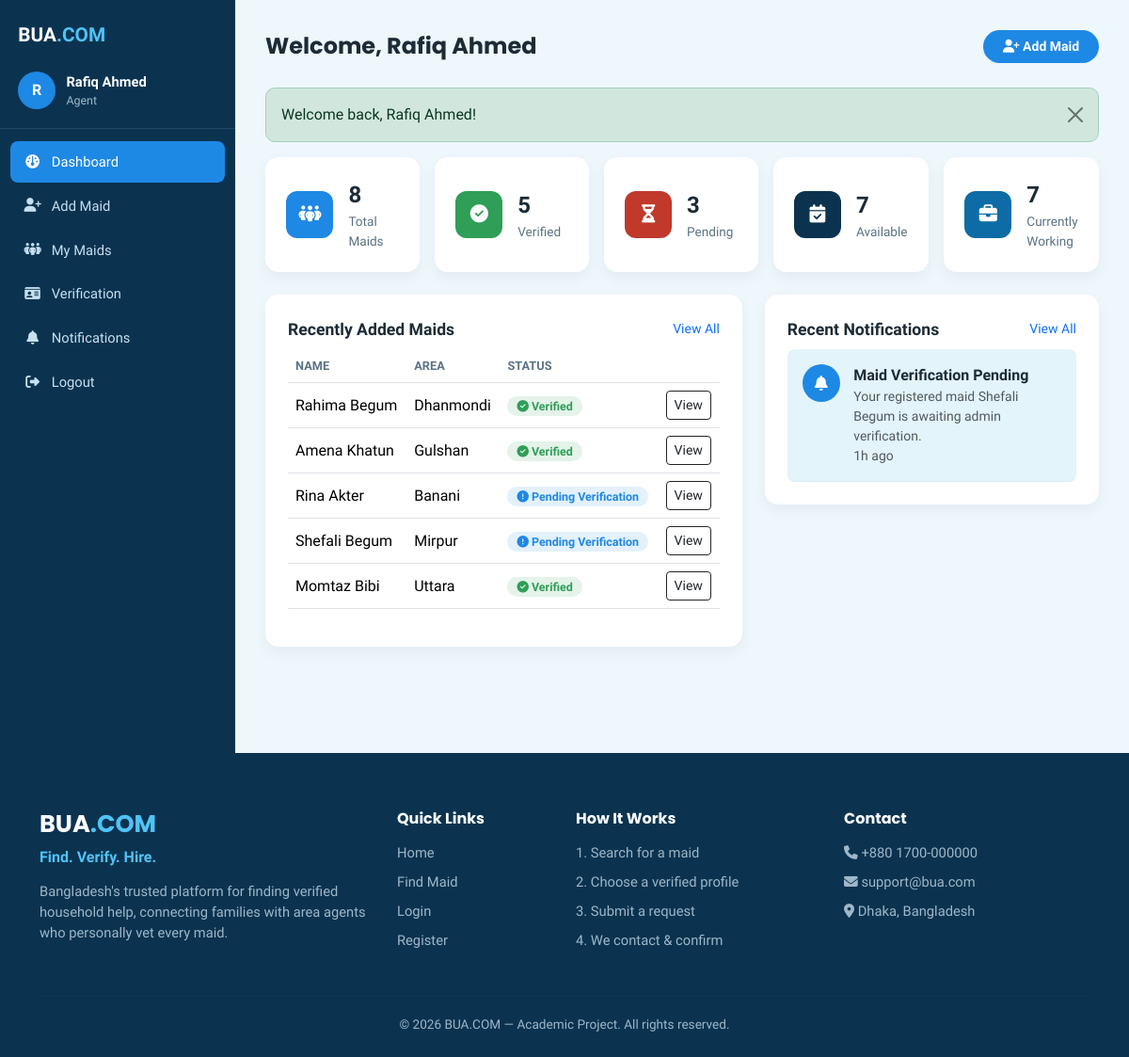
/agent/dashboard.php (signed in), run on the app's committed database.
### tables this page shows
CREATE TABLE maids (
    id INT AUTO_INCREMENT PRIMARY KEY,
    agent_id INT NOT NULL,
    name VARCHAR(100) NOT NULL,
    phone VARCHAR(20) NOT NULL,
    photo VARCHAR(255) DEFAULT NULL,
    area_id INT NOT NULL,
    permanent_district VARCHAR(100) DEFAULT NULL,
    experience_years INT NOT NULL DEFAULT 0,
    expected_salary DECIMAL(10,2) NOT NULL DEFAULT 0,
    working_type ENUM('full_time','part_time','live_in','hourly') NOT NULL DEFAULT 'full_time',
    preferred_time VARCHAR(100) DEFAULT NULL,
    current_households INT NOT NULL DEFAULT 0,
    availability ENUM('available','busy','unavailable') NOT NULL DEFAULT 'available',
    status ENUM('active','inactive') NOT NULL DEFAULT 'active',
    created_at TIMESTAMP DEFAULT CURRENT_TIMESTAMP,
    updated_at TIMESTAMP DEFAULT CURRENT_TIMESTAMP ON UPDATE CURRENT_TIMESTAMP,
    FOREIGN KEY (agent_id) REFERENCES users(id) ON DELETE CASCADE,
    FOREIGN KEY (area_id) REFERENCES areas(id) ON DELETE RESTRICT,
    INDEX idx_availability (availability),
    INDEX idx_area (area_id),
    INDEX idx_salary (expected_salary),
    INDEX idx_experience (experience_years)
);

CREATE TABLE areas (
    id INT AUTO_INCREMENT PRIMARY KEY,
    area_name VARCHAR(100) NOT NULL UNIQUE,
    status ENUM('active','inactive') NOT NULL DEFAULT 'active',
    created_at TIMESTAMP DEFAULT CURRENT_TIMESTAMP
);

CREATE TABLE notifications (
    id INT AUTO_INCREMENT PRIMARY KEY,
    user_id INT NOT NULL,
    title VARCHAR(150) NOT NULL,
    message TEXT NOT NULL,
    type VARCHAR(50) DEFAULT 'general',
    related_request_id INT DEFAULT NULL,
    is_read TINYINT(1) NOT NULL DEFAULT 0,
    created_at TIMESTAMP DEFAULT CURRENT_TIMESTAMP,
    FOREIGN KEY (user_id) REFERENCES users(id) ON DELETE CASCADE,
    INDEX idx_user_read (user_id, is_read)
);

### config/auth.php (called while the page is built, shortened)
<?php
function currentUserName(): ?string
{
    return $_SESSION['name'] ?? null;
}

### agent/dashboard.php (the view, shortened to what this page needs)
<?php
require_once __DIR__ . '/../config/functions.php';
$db = Database::getConnection();
$aid = currentUserId();
$stmt = $db->prepare('SELECT COUNT(*) FROM maids WHERE agent_id = ?');
$stmt->execute([$aid]);
$totalMaids = (int) $stmt->fetchColumn();
$stmt = $db->prepare('SELECT COUNT(*) FROM maids m JOIN maid_verification v ON v.maid_id = m.id WHERE m.agent_id = ? AND v.verification_status = "VERIFIED"');
$stmt->execute([$aid]);
$verifiedMaids = (int) $stmt->fetchColumn();
$stmt = $db->prepare('SELECT COUNT(*) FROM maids m JOIN maid_verification v ON v.maid_id = m.id WHERE m.agent_id = ? AND v.verification_status IN ("PENDING","UNDER_REVIEW")');
$stmt->execute([$aid]);
$pendingMaids = (int) $stmt->fetchColumn();
$stmt = $db->prepare('SELECT COUNT(*) FROM maids WHERE agent_id = ? AND availability = "available"');
$stmt->execute([$aid]);
$availableMaids = (int) $stmt->fetchColumn();
$stmt = $db->prepare('SELECT COUNT(*) FROM maids WHERE agent_id = ? AND current_households > 0');
$stmt->execute([$aid]);
$workingMaids = (int) $stmt->fetchColumn();
$stmt = $db->prepare('SELECT m.*, a.area_name, v.verification_status FROM maids m JOIN areas a ON a.id = m.area_id JOIN maid_verification v ON v.maid_id = m.id WHERE m.agent_id = ? ORDER BY m.created_at DESC LIMIT 5');
$stmt->execute([$aid]);
$recentMaids = $stmt->fetchAll();
$recentNotifs = array_slice(getNotifications($aid), 0, 5);
include __DIR__ . '/../includes/header.php';
?>
<div class="dashboard-wrapper">
    <?php include __DIR__ . '/../includes/sidebar.php'; ?>
    <main class="dashboard-main">
        <div class="dashboard-topbar">
            <h1>Welcome, <?= clean(currentUserName()) ?></h1>
            <a href="add-maid.php" class="btn btn-brand btn-sm"><i class="fa-solid fa-user-plus"></i> Add Maid</a>
        </div>
        <?php include __DIR__ . '/../includes/alerts.php'; ?>
        <div class="row g-3 mb-4">
            <div class="col-md col-6">
                <div class="stat-card"><div class="stat-icon" style="background:#1e88e5;"><i class="fa-solid fa-people-group"></i></div>
                    <div><p class="stat-value"><?= $totalMaids ?></p><p class="stat-label">Total Maids</p></div></div>
            </div>
            <div class="col-md col-6">
                <div class="stat-card"><div class="stat-icon" style="background:#2f9e57;"><i class="fa-solid fa-circle-check"></i></div>
                    <div><p class="stat-value"><?= $verifiedMaids ?></p><p class="stat-label">Verified</p></div></div>
            </div>
            <div class="col-md col-6">
                <div class="stat-card"><div class="stat-icon" style="background:#c0392b;"><i class="fa-solid fa-hourglass-half"></i></div>
                    <div><p class="stat-value"><?= $pendingMaids ?></p><p class="stat-label">Pending</p></div></div>
            </div>
            <div class="col-md col-6">
                <div class="stat-card"><div class="stat-icon" style="background:#0b3350;"><i class="fa-solid fa-calendar-check"></i></div>
                    <div><p class="stat-value"><?= $availableMaids ?></p><p class="stat-label">Available</p></div></div>
            </div>
            <div class="col-md col-6">
                <div class="stat-card"><div class="stat-icon" style="background:#0d6ca6;"><i class="fa-solid fa-briefcase"></i></div>
                    <div><p class="stat-value"><?= $workingMaids ?></p><p class="stat-label">Currently Working</p></div></div>
            </div>
        </div>
        <div class="row g-4">
            <div class="col-lg-7">
                <div class="panel">
                    <div class="d-flex justify-content-between align-items-center mb-2">
                        <div class="panel-title mb-0">Recently Added Maids</div>
                        <a href="my-maids.php" class="small">View All</a>
                    </div>
                    <?php if (empty($recentMaids)): ?>
                        <p class="text-muted mb-0">You haven't added any maids yet. <a href="add-maid.php">Add your first maid</a></p>
                    <?php else: ?>
                    <div class="table-responsive">
                        <table class="table">
                            <thead><tr><th>Name</th><th>Area</th><th>Status</th><th></th></tr></thead>
                            <tbody>
                            <?php foreach ($recentMaids as $m): ?>
                                <tr>
                                    <td><?= clean($m['name']) ?></td>
                                    <td><?= clean($m['area_name']) ?></td>
                                    <td><?= verificationBadge($m['verification_status']) ?></td>
                                    <td><a href="maid-details.php?id=<?= (int) $m['id'] ?>" class="btn btn-sm btn-outline-dark">View</a></td>
                                </tr>
                            <?php endforeach; ?>
                            </tbody>
                        </table>
                    </div>
                    <?php endif; ?>
                </div>
            </div>
            <div class="col-lg-5">
                <div class="panel">
                    <div class="d-flex justify-content-between align-items-center mb-2">
                        <div class="panel-title mb-0">Recent Notifications</div>
                        <a href="notifications.php" class="small">View All</a>
                    </div>
                    <?php if (empty($recentNotifs)): ?>
                        <p class="text-muted mb-0">No notifications yet.</p>
                    <?php else: foreach ($recentNotifs as $n): ?>
                        <div class="notif-item <?= $n['is_read'] ? '' : 'unread' ?>" style="border-radius:8px;">
                            <div class="notif-icon"><i class="fa-solid fa-bell"></i></div>
                            <div>
                                <div class="fw-semibold"><?= clean($n['title']) ?></div>
                                <div class="small text-muted"><?= clean($n['message']) ?></div>
                                <div class="small text-muted"><?= timeAgo($n['created_at']) ?></div>
                            </div>
                        </div>
                    <?php endforeach; endif; ?>
                </div>
            </div>
        </div>
    </main>
</div>
<?php include __DIR__ . '/../includes/footer.php'; ?>

### config/functions.php (shortened to what this page needs)
<?php
require_once __DIR__ . '/auth.php';
function clean(?string $value): string
{
    return htmlspecialchars(trim($value ?? ''), ENT_QUOTES, 'UTF-8');
}
function getNotifications(int $userId, int $limit = 50): array
{
    $db = Database::getConnection();
    $stmt = $db->prepare('SELECT * FROM notifications WHERE user_id = ? ORDER BY created_at DESC LIMIT ?');
    $stmt->bindValue(1, $userId, PDO::PARAM_INT);
    $stmt->bindValue(2, $limit, PDO::PARAM_INT);
    $stmt->execute();
    return $stmt->fetchAll();
}
function verificationBadge(string $status): string
{
    if ($status === 'VERIFIED') {
        return '<span class="badge-verified"><i class="fa-solid fa-circle-check"></i> Verified</span>';
    }
    return '<span class="badge-pending"><i class="fa-solid fa-circle-exclamation"></i> Pending Verification</span>';
}
function timeAgo(string $datetime): string
{
    $diff = time() - strtotime($datetime);
    if ($diff < 86400) return floor($diff / 3600) . 'h ago';
    return date('d M Y', strtotime($datetime));
}

### assets/css/style.css (style rules this page uses)
:root { --bua-dark: #0b3350; --bua-dark-2: #124267; --bua-accent: #1e88e5; --bua-accent-2: #4fc3f7; --bua-cream: #eef7fc; --bua-tan: #cfe9f5; --bua-text-muted: #9fb7c8; --bua-success: #2f9e57; --bua-radius: 14px; }
* { box-sizing: border-box; }
body { font-family: 'Hind Siliguri', 'Poppins', sans-serif; background: var(--bua-cream); color: #1c2b36; }
h1, h2, h3, h4, h5, .brand-font { font-family: 'Poppins', sans-serif; font-weight: 700; }
a { text-decoration: none; }
.btn-brand { background: var(--bua-accent); color: #fff !important; border: none; font-weight: 600; border-radius: 30px; padding: .45rem 1.3rem; }
.badge-verified { background: rgba(47,158,87,.12); color: var(--bua-success); padding: 3px 10px; border-radius: 20px; font-size: .78rem; font-weight: 600; }
.badge-pending { background: rgba(30,136,229,.12); color: var(--bua-accent); padding: 3px 10px; border-radius: 20px; font-size: .78rem; font-weight: 600; }
.dashboard-wrapper { display: flex; min-height: 100vh; background: #eef7fc; }
.dashboard-main { flex: 1; padding: 2rem; max-width: 100%; overflow-x: hidden; }
.dashboard-topbar { display: flex; justify-content: space-between; align-items: center; margin-bottom: 1.6rem; }
.dashboard-topbar h1 { font-size: 1.5rem; margin: 0; }
.stat-card { background: #fff; border-radius: var(--bua-radius); padding: 1.4rem; box-shadow: 0 6px 16px rgba(0,0,0,.05); display: flex; align-items: center; gap: 1rem; height: 100%; }
.stat-icon { width: 50px; height: 50px; border-radius: 12px; display: flex; align-items: center; justify-content: center; font-size: 1.2rem; color: #fff; flex-shrink: 0; }
.stat-value { font-size: 1.5rem; font-weight: 800; margin: 0; }
.stat-label { color: #5b7284; font-size: .85rem; margin: 0; }
.panel { background: #fff; border-radius: var(--bua-radius); padding: 1.5rem; box-shadow: 0 6px 16px rgba(0,0,0,.05); margin-bottom: 1.5rem; }
.panel-title { font-weight: 700; font-size: 1.1rem; margin-bottom: 1.1rem; }
.table thead th { font-size: .8rem; text-transform: uppercase; color: #5b7284; border-bottom-width: 1px; }
.table td, .table th { vertical-align: middle; }
.notif-item { display: flex; gap: .9rem; padding: 1rem; border-bottom: 1px solid #dcedf5; }
.notif-item.unread { background: #e3f4fb; }
.notif-icon { width: 40px; height: 40px; border-radius: 50%; background: var(--bua-accent); color: #fff; display: flex; align-items: center; justify-content: center; flex-shrink: 0; }

### data on the page
maids: name "Rahima Begum", area.area_name "Dhanmondi", shows "Verified"
maids: name "Amena Khatun", area.area_name "Gulshan", shows "Verified"
maids: name "Rina Akter", area.area_name "Banani"
maids: name "Shefali Begum", area.area_name "Mirpur"
maids: name "Momtaz Bibi", area.area_name "Uttara", shows "Verified"
notifications: title "Maid Verification Pending", message "Your registered maid Shefali Begum is awaiting admin verification.", created_at "1h ago"

### other printed values
substr(currentUserName() ?? 'U', 0, 1) "R"
currentUserName() "Rafiq Ahmed"
$role "Agent"
$label "Dashboard Add Maid My Maids Verification Notifications"
$f['message'] "Welcome back, Rafiq Ahmed!"
$totalMaids "8"
$verifiedMaids "5"
$pendingMaids "3"
$availableMaids "7"
$workingMaids "7"
